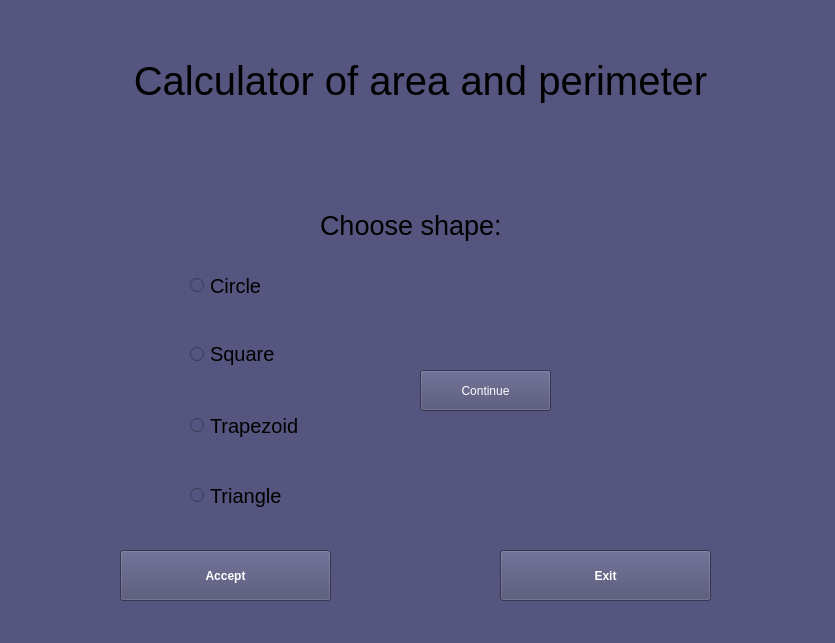
<?xml version="1.0" encoding="UTF-8"?>
<ui version="4.0">
 <class>MainWindow</class>
 <widget class="QMainWindow" name="MainWindow">
  <property name="geometry">
   <rect>
    <x>0</x>
    <y>0</y>
    <width>835</width>
    <height>643</height>
   </rect>
  </property>
  <property name="windowTitle">
   <string>MainWindow</string>
  </property>
  <property name="styleSheet">
   <string notr="true">background-color: rgb(85, 85, 127);</string>
  </property>
  <widget class="QWidget" name="centralwidget">
   <widget class="QStackedWidget" name="stackedWidget">
    <property name="geometry">
     <rect>
      <x>0</x>
      <y>0</y>
      <width>831</width>
      <height>551</height>
     </rect>
    </property>
    <property name="currentIndex">
     <number>0</number>
    </property>
    <widget class="QWidget" name="First">
     <widget class="QLabel" name="label">
      <property name="geometry">
       <rect>
        <x>130</x>
        <y>40</y>
        <width>581</width>
        <height>81</height>
       </rect>
      </property>
      <property name="font">
       <font>
        <pointsize>30</pointsize>
       </font>
      </property>
      <property name="autoFillBackground">
       <bool>false</bool>
      </property>
      <property name="text">
       <string>Calculator of area and perimeter</string>
      </property>
      <property name="alignment">
       <set>Qt::AlignCenter</set>
      </property>
     </widget>
     <widget class="QLabel" name="label_2">
      <property name="geometry">
       <rect>
        <x>320</x>
        <y>210</y>
        <width>181</width>
        <height>31</height>
       </rect>
      </property>
      <property name="font">
       <font>
        <pointsize>20</pointsize>
       </font>
      </property>
      <property name="text">
       <string>Choose shape:</string>
      </property>
     </widget>
     <widget class="QRadioButton" name="circ">
      <property name="geometry">
       <rect>
        <x>190</x>
        <y>270</y>
        <width>131</width>
        <height>31</height>
       </rect>
      </property>
      <property name="font">
       <font>
        <pointsize>15</pointsize>
       </font>
      </property>
      <property name="text">
       <string>Circle</string>
      </property>
     </widget>
     <widget class="QRadioButton" name="sq">
      <property name="geometry">
       <rect>
        <x>190</x>
        <y>340</y>
        <width>132</width>
        <height>28</height>
       </rect>
      </property>
      <property name="font">
       <font>
        <pointsize>15</pointsize>
       </font>
      </property>
      <property name="text">
       <string>Square</string>
      </property>
     </widget>
     <widget class="QRadioButton" name="tra">
      <property name="geometry">
       <rect>
        <x>190</x>
        <y>410</y>
        <width>141</width>
        <height>31</height>
       </rect>
      </property>
      <property name="font">
       <font>
        <pointsize>15</pointsize>
       </font>
      </property>
      <property name="text">
       <string>Trapezoid</string>
      </property>
     </widget>
     <widget class="QRadioButton" name="tri">
      <property name="geometry">
       <rect>
        <x>190</x>
        <y>480</y>
        <width>131</width>
        <height>31</height>
       </rect>
      </property>
      <property name="font">
       <font>
        <pointsize>15</pointsize>
       </font>
      </property>
      <property name="text">
       <string>Triangle</string>
      </property>
     </widget>
     <widget class="QPushButton" name="pushButton">
      <property name="geometry">
       <rect>
        <x>420</x>
        <y>370</y>
        <width>131</width>
        <height>41</height>
       </rect>
      </property>
      <property name="styleSheet">
       <string notr="true">QPushButton {
	border -radius: 3px;
	background-color: rgb(74, 74, 111);
	color: white
    
}

QPushButton: hover {
	
	background-color: rgb(95, 95, 143);
}

QPushButton: pressed {
    rgb(135, 135, 202)
}</string>
      </property>
      <property name="text">
       <string>Continue</string>
      </property>
     </widget>
    </widget>
    <widget class="QWidget" name="Circle">
     <widget class="QLabel" name="label_3">
      <property name="geometry">
       <rect>
        <x>20</x>
        <y>200</y>
        <width>221</width>
        <height>211</height>
       </rect>
      </property>
      <property name="text">
       <string/>
      </property>
      <property name="pixmap">
       <pixmap>media/wrewiri.png</pixmap>
      </property>
      <property name="scaledContents">
       <bool>true</bool>
      </property>
     </widget>
     <widget class="QLabel" name="label_4">
      <property name="geometry">
       <rect>
        <x>30</x>
        <y>10</y>
        <width>141</width>
        <height>51</height>
       </rect>
      </property>
      <property name="font">
       <font>
        <pointsize>40</pointsize>
       </font>
      </property>
      <property name="text">
       <string>Circle</string>
      </property>
     </widget>
     <widget class="QLineEdit" name="rad">
      <property name="geometry">
       <rect>
        <x>270</x>
        <y>210</y>
        <width>251</width>
        <height>41</height>
       </rect>
      </property>
      <property name="font">
       <font>
        <pointsize>22</pointsize>
       </font>
      </property>
      <property name="inputMask">
       <string/>
      </property>
      <property name="placeholderText">
       <string>Input radius</string>
      </property>
     </widget>
     <widget class="QLabel" name="label_5">
      <property name="geometry">
       <rect>
        <x>270</x>
        <y>290</y>
        <width>81</width>
        <height>31</height>
       </rect>
      </property>
      <property name="font">
       <font>
        <pointsize>17</pointsize>
       </font>
      </property>
      <property name="text">
       <string>Length:</string>
      </property>
      <property name="alignment">
       <set>Qt::AlignLeading|Qt::AlignLeft|Qt::AlignVCenter</set>
      </property>
     </widget>
     <widget class="QLabel" name="label_6">
      <property name="geometry">
       <rect>
        <x>270</x>
        <y>370</y>
        <width>61</width>
        <height>31</height>
       </rect>
      </property>
      <property name="font">
       <font>
        <pointsize>17</pointsize>
       </font>
      </property>
      <property name="text">
       <string>Area:</string>
      </property>
     </widget>
     <widget class="QLabel" name="len">
      <property name="geometry">
       <rect>
        <x>380</x>
        <y>290</y>
        <width>211</width>
        <height>31</height>
       </rect>
      </property>
      <property name="font">
       <font>
        <pointsize>17</pointsize>
       </font>
      </property>
      <property name="text">
       <string/>
      </property>
     </widget>
     <widget class="QLabel" name="area1">
      <property name="geometry">
       <rect>
        <x>370</x>
        <y>370</y>
        <width>181</width>
        <height>31</height>
       </rect>
      </property>
      <property name="font">
       <font>
        <pointsize>17</pointsize>
       </font>
      </property>
      <property name="text">
       <string/>
      </property>
     </widget>
    </widget>
    <widget class="QWidget" name="Square">
     <widget class="QLabel" name="label_7">
      <property name="geometry">
       <rect>
        <x>30</x>
        <y>10</y>
        <width>171</width>
        <height>61</height>
       </rect>
      </property>
      <property name="font">
       <font>
        <pointsize>40</pointsize>
       </font>
      </property>
      <property name="text">
       <string>Square</string>
      </property>
     </widget>
     <widget class="QLabel" name="label_8">
      <property name="geometry">
       <rect>
        <x>20</x>
        <y>200</y>
        <width>221</width>
        <height>211</height>
       </rect>
      </property>
      <property name="text">
       <string/>
      </property>
      <property name="pixmap">
       <pixmap>media/kvadrati.png</pixmap>
      </property>
      <property name="scaledContents">
       <bool>true</bool>
      </property>
     </widget>
     <widget class="QLineEdit" name="lensq">
      <property name="geometry">
       <rect>
        <x>270</x>
        <y>210</y>
        <width>251</width>
        <height>41</height>
       </rect>
      </property>
      <property name="font">
       <font>
        <pointsize>22</pointsize>
        <weight>50</weight>
        <bold>false</bold>
       </font>
      </property>
      <property name="placeholderText">
       <string>Input side length</string>
      </property>
     </widget>
     <widget class="QLabel" name="label_9">
      <property name="geometry">
       <rect>
        <x>270</x>
        <y>283</y>
        <width>121</width>
        <height>31</height>
       </rect>
      </property>
      <property name="font">
       <font>
        <pointsize>18</pointsize>
       </font>
      </property>
      <property name="text">
       <string>Perimeter:</string>
      </property>
     </widget>
     <widget class="QLabel" name="label_10">
      <property name="geometry">
       <rect>
        <x>270</x>
        <y>365</y>
        <width>61</width>
        <height>31</height>
       </rect>
      </property>
      <property name="font">
       <font>
        <pointsize>18</pointsize>
       </font>
      </property>
      <property name="text">
       <string>Area:</string>
      </property>
     </widget>
     <widget class="QLabel" name="per1">
      <property name="geometry">
       <rect>
        <x>400</x>
        <y>290</y>
        <width>191</width>
        <height>21</height>
       </rect>
      </property>
      <property name="font">
       <font>
        <pointsize>18</pointsize>
       </font>
      </property>
      <property name="text">
       <string/>
      </property>
     </widget>
     <widget class="QLabel" name="area2">
      <property name="geometry">
       <rect>
        <x>350</x>
        <y>370</y>
        <width>181</width>
        <height>31</height>
       </rect>
      </property>
      <property name="font">
       <font>
        <pointsize>18</pointsize>
       </font>
      </property>
      <property name="text">
       <string/>
      </property>
     </widget>
    </widget>
    <widget class="QWidget" name="Trapezoid">
     <widget class="QLabel" name="label_11">
      <property name="geometry">
       <rect>
        <x>30</x>
        <y>10</y>
        <width>231</width>
        <height>61</height>
       </rect>
      </property>
      <property name="font">
       <font>
        <pointsize>40</pointsize>
       </font>
      </property>
      <property name="text">
       <string>Trapezoid</string>
      </property>
     </widget>
     <widget class="QLabel" name="label_12">
      <property name="geometry">
       <rect>
        <x>10</x>
        <y>200</y>
        <width>351</width>
        <height>211</height>
       </rect>
      </property>
      <property name="text">
       <string/>
      </property>
      <property name="pixmap">
       <pixmap>media/trapecia.png</pixmap>
      </property>
      <property name="scaledContents">
       <bool>true</bool>
      </property>
     </widget>
     <widget class="QLineEdit" name="lbase">
      <property name="geometry">
       <rect>
        <x>160</x>
        <y>89</y>
        <width>151</width>
        <height>41</height>
       </rect>
      </property>
      <property name="font">
       <font>
        <pointsize>15</pointsize>
       </font>
      </property>
     </widget>
     <widget class="QLineEdit" name="shbase">
      <property name="geometry">
       <rect>
        <x>160</x>
        <y>140</y>
        <width>151</width>
        <height>41</height>
       </rect>
      </property>
      <property name="font">
       <font>
        <pointsize>15</pointsize>
       </font>
      </property>
     </widget>
     <widget class="QLineEdit" name="lside">
      <property name="geometry">
       <rect>
        <x>450</x>
        <y>89</y>
        <width>151</width>
        <height>41</height>
       </rect>
      </property>
      <property name="font">
       <font>
        <pointsize>15</pointsize>
       </font>
      </property>
     </widget>
     <widget class="QLineEdit" name="rside">
      <property name="geometry">
       <rect>
        <x>450</x>
        <y>140</y>
        <width>151</width>
        <height>41</height>
       </rect>
      </property>
      <property name="font">
       <font>
        <pointsize>15</pointsize>
       </font>
      </property>
     </widget>
     <widget class="QLabel" name="label_13">
      <property name="geometry">
       <rect>
        <x>20</x>
        <y>90</y>
        <width>121</width>
        <height>31</height>
       </rect>
      </property>
      <property name="font">
       <font>
        <pointsize>15</pointsize>
       </font>
      </property>
      <property name="text">
       <string>Longer base:</string>
      </property>
     </widget>
     <widget class="QLabel" name="label_14">
      <property name="geometry">
       <rect>
        <x>20</x>
        <y>145</y>
        <width>121</width>
        <height>31</height>
       </rect>
      </property>
      <property name="font">
       <font>
        <pointsize>15</pointsize>
       </font>
      </property>
      <property name="text">
       <string>Shorter base:</string>
      </property>
     </widget>
     <widget class="QLabel" name="label_15">
      <property name="geometry">
       <rect>
        <x>350</x>
        <y>90</y>
        <width>81</width>
        <height>31</height>
       </rect>
      </property>
      <property name="font">
       <font>
        <pointsize>15</pointsize>
       </font>
      </property>
      <property name="text">
       <string>left side:</string>
      </property>
     </widget>
     <widget class="QLabel" name="label_16">
      <property name="geometry">
       <rect>
        <x>340</x>
        <y>145</y>
        <width>101</width>
        <height>31</height>
       </rect>
      </property>
      <property name="font">
       <font>
        <pointsize>15</pointsize>
       </font>
      </property>
      <property name="text">
       <string>Right side:</string>
      </property>
     </widget>
     <widget class="QLabel" name="label_17">
      <property name="geometry">
       <rect>
        <x>370</x>
        <y>300</y>
        <width>121</width>
        <height>31</height>
       </rect>
      </property>
      <property name="font">
       <font>
        <pointsize>18</pointsize>
       </font>
      </property>
      <property name="text">
       <string>Perimeter:</string>
      </property>
     </widget>
     <widget class="QLabel" name="label_18">
      <property name="geometry">
       <rect>
        <x>370</x>
        <y>370</y>
        <width>61</width>
        <height>31</height>
       </rect>
      </property>
      <property name="font">
       <font>
        <pointsize>18</pointsize>
       </font>
      </property>
      <property name="text">
       <string>Area:</string>
      </property>
     </widget>
     <widget class="QLabel" name="traar">
      <property name="geometry">
       <rect>
        <x>440</x>
        <y>370</y>
        <width>191</width>
        <height>31</height>
       </rect>
      </property>
      <property name="font">
       <font>
        <pointsize>18</pointsize>
       </font>
      </property>
      <property name="text">
       <string/>
      </property>
     </widget>
     <widget class="QLabel" name="traper">
      <property name="geometry">
       <rect>
        <x>510</x>
        <y>300</y>
        <width>181</width>
        <height>31</height>
       </rect>
      </property>
      <property name="font">
       <font>
        <pointsize>18</pointsize>
       </font>
      </property>
      <property name="text">
       <string/>
      </property>
     </widget>
     <widget class="QLabel" name="label_21">
      <property name="geometry">
       <rect>
        <x>370</x>
        <y>200</y>
        <width>71</width>
        <height>31</height>
       </rect>
      </property>
      <property name="font">
       <font>
        <pointsize>15</pointsize>
       </font>
      </property>
      <property name="text">
       <string>Height:</string>
      </property>
     </widget>
     <widget class="QLineEdit" name="trahe">
      <property name="geometry">
       <rect>
        <x>450</x>
        <y>200</y>
        <width>151</width>
        <height>41</height>
       </rect>
      </property>
      <property name="font">
       <font>
        <pointsize>15</pointsize>
       </font>
      </property>
     </widget>
    </widget>
    <widget class="QWidget" name="page">
     <widget class="QLabel" name="label_19">
      <property name="geometry">
       <rect>
        <x>30</x>
        <y>10</y>
        <width>231</width>
        <height>71</height>
       </rect>
      </property>
      <property name="font">
       <font>
        <pointsize>40</pointsize>
       </font>
      </property>
      <property name="text">
       <string>Triangle</string>
      </property>
     </widget>
     <widget class="QLabel" name="label_20">
      <property name="geometry">
       <rect>
        <x>20</x>
        <y>140</y>
        <width>351</width>
        <height>321</height>
       </rect>
      </property>
      <property name="text">
       <string/>
      </property>
      <property name="pixmap">
       <pixmap>media/samkutxedi.png</pixmap>
      </property>
      <property name="scaledContents">
       <bool>true</bool>
      </property>
     </widget>
     <widget class="QLabel" name="label_22">
      <property name="geometry">
       <rect>
        <x>390</x>
        <y>140</y>
        <width>61</width>
        <height>41</height>
       </rect>
      </property>
      <property name="font">
       <font>
        <pointsize>15</pointsize>
       </font>
      </property>
      <property name="text">
       <string>Side 1:</string>
      </property>
     </widget>
     <widget class="QLabel" name="label_23">
      <property name="geometry">
       <rect>
        <x>390</x>
        <y>200</y>
        <width>61</width>
        <height>41</height>
       </rect>
      </property>
      <property name="font">
       <font>
        <pointsize>15</pointsize>
       </font>
      </property>
      <property name="text">
       <string>Side 2:</string>
      </property>
     </widget>
     <widget class="QLabel" name="label_24">
      <property name="geometry">
       <rect>
        <x>390</x>
        <y>270</y>
        <width>61</width>
        <height>41</height>
       </rect>
      </property>
      <property name="font">
       <font>
        <pointsize>15</pointsize>
       </font>
      </property>
      <property name="text">
       <string>Side 3:</string>
      </property>
     </widget>
     <widget class="QLineEdit" name="gv1">
      <property name="geometry">
       <rect>
        <x>460</x>
        <y>140</y>
        <width>161</width>
        <height>41</height>
       </rect>
      </property>
      <property name="font">
       <font>
        <pointsize>15</pointsize>
       </font>
      </property>
     </widget>
     <widget class="QLineEdit" name="gv2">
      <property name="geometry">
       <rect>
        <x>460</x>
        <y>200</y>
        <width>161</width>
        <height>41</height>
       </rect>
      </property>
      <property name="font">
       <font>
        <pointsize>15</pointsize>
       </font>
      </property>
     </widget>
     <widget class="QLineEdit" name="gv3">
      <property name="geometry">
       <rect>
        <x>460</x>
        <y>270</y>
        <width>161</width>
        <height>41</height>
       </rect>
      </property>
      <property name="font">
       <font>
        <pointsize>15</pointsize>
       </font>
      </property>
     </widget>
     <widget class="QLabel" name="label_25">
      <property name="geometry">
       <rect>
        <x>390</x>
        <y>340</y>
        <width>101</width>
        <height>41</height>
       </rect>
      </property>
      <property name="font">
       <font>
        <pointsize>15</pointsize>
       </font>
      </property>
      <property name="text">
       <string>Perimeter:</string>
      </property>
     </widget>
     <widget class="QLabel" name="label_26">
      <property name="geometry">
       <rect>
        <x>390</x>
        <y>410</y>
        <width>51</width>
        <height>41</height>
       </rect>
      </property>
      <property name="font">
       <font>
        <pointsize>15</pointsize>
       </font>
      </property>
      <property name="text">
       <string>Area:</string>
      </property>
     </widget>
     <widget class="QLabel" name="triper">
      <property name="geometry">
       <rect>
        <x>510</x>
        <y>340</y>
        <width>141</width>
        <height>41</height>
       </rect>
      </property>
      <property name="font">
       <font>
        <pointsize>15</pointsize>
       </font>
      </property>
      <property name="text">
       <string/>
      </property>
     </widget>
     <widget class="QLabel" name="triare">
      <property name="geometry">
       <rect>
        <x>460</x>
        <y>410</y>
        <width>121</width>
        <height>41</height>
       </rect>
      </property>
      <property name="font">
       <font>
        <pointsize>15</pointsize>
       </font>
      </property>
      <property name="text">
       <string/>
      </property>
     </widget>
    </widget>
   </widget>
   <widget class="QPushButton" name="acc">
    <property name="geometry">
     <rect>
      <x>120</x>
      <y>550</y>
      <width>211</width>
      <height>51</height>
     </rect>
    </property>
    <property name="font">
     <font>
      <weight>75</weight>
      <italic>false</italic>
      <bold>true</bold>
      <underline>false</underline>
     </font>
    </property>
    <property name="styleSheet">
     <string notr="true">QPushButton {
	border -radius: 3px;
	background-color: rgb(74, 74, 111);
	color: white
    
}

QPushButton: hover {
	
	background-color: rgb(95, 95, 143);
}

QPushButton: pressed {
    rgb(135, 135, 202)
}</string>
    </property>
    <property name="text">
     <string>Accept</string>
    </property>
   </widget>
   <widget class="QPushButton" name="ex">
    <property name="geometry">
     <rect>
      <x>500</x>
      <y>550</y>
      <width>211</width>
      <height>51</height>
     </rect>
    </property>
    <property name="font">
     <font>
      <weight>75</weight>
      <bold>true</bold>
     </font>
    </property>
    <property name="styleSheet">
     <string notr="true">QPushButton {
	border -radius: 3px;
	background-color: rgb(74, 74, 111);
	color: white
    
}

QPushButton: hover {
	
	background-color: rgb(95, 95, 143);
}

QPushButton: pressed {
    rgb(135, 135, 202)
}</string>
    </property>
    <property name="text">
     <string>Exit</string>
    </property>
   </widget>
  </widget>
  <widget class="QMenuBar" name="menubar">
   <property name="geometry">
    <rect>
     <x>0</x>
     <y>0</y>
     <width>835</width>
     <height>21</height>
    </rect>
   </property>
  </widget>
  <widget class="QStatusBar" name="statusbar"/>
 </widget>
 <resources/>
 <connections/>
</ui>
